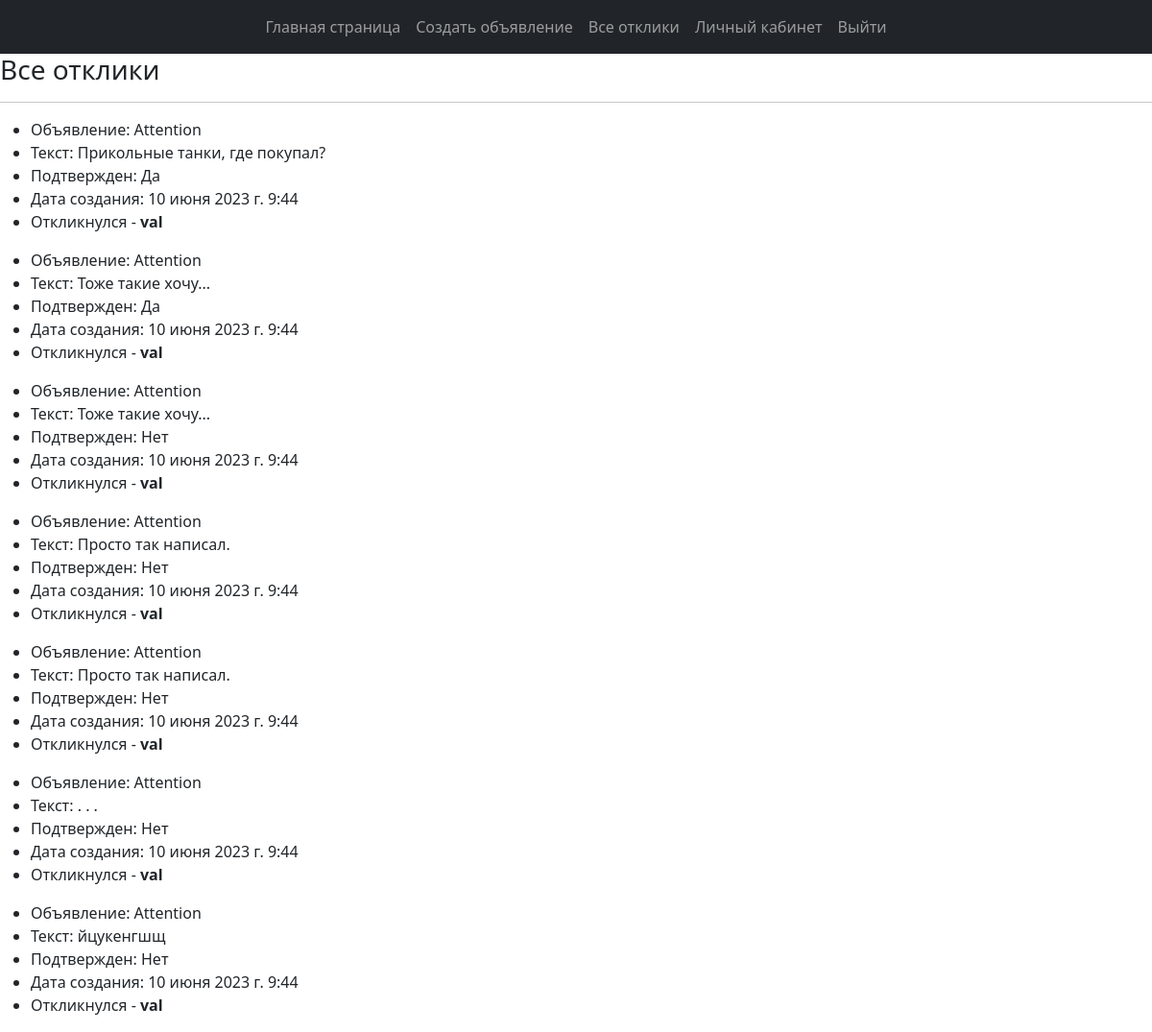
Page /posts/comments/ (signed in) on the committed database.
### usersapp/models.py (models this page shows, shortened)
class Comment(models.Model):
    author = models.ForeignKey(to=User, on_delete=models.CASCADE)
    post = models.ForeignKey(to=Post, on_delete=models.CASCADE)
    text = models.TextField()
    created = models.DateTimeField(auto_now_add=True)
    status = models.BooleanField(default=False)

class Post(models.Model):
    title = models.CharField(max_length=150)
    author = models.ForeignKey(to=User, on_delete=models.CASCADE)
    category = models.ForeignKey(to=Category, on_delete=models.CASCADE)
    description = models.TextField()
    created = models.DateTimeField(auto_now_add=True)
    updated = models.DateTimeField(auto_now=True)
    file_add = models.FileField(null=True, blank=True, upload_to="add_files")

class User(AbstractUser):
    image = models.ImageField(upload_to="users_images", blank=True, null=True)
    is_verified_email = models.BooleanField(default=False)
    email = models.EmailField(unique=True, blank=False)

### usersapp/views.py (the view)
# urls.py: path("comments/", CommentListView.as_view(), name="comments"),
class CommentListView(LoginRequiredMixin, ListView):
    model = Comment
    template_name = "usersapp/comments.html"
    context_object_name = "comments"
    def get_queryset(self):
        queryset = Comment.objects.filter(author=self.request.user)
        return queryset

### usersapp/templates/usersapp/comments.html (shortened to what this page needs)
{% extends 'usersapp/base.html' %}
{% block content %}
<h3>Все отклики</h3>
<hr>
{% if comments %}
{% for com in comments %}
<ul>
    <li>Объявление: {{ com.post.title }}</li>
    <li>Текст: {{ com.text }}</li>
    <li>
        {% if com.status %}
        Подтвержден: Да
        {% else %}
        Подтвержден: Нет
        {% endif %}
    </li>
    <li>Дата создания: {{ com.post.created }}</li>
    <li>Откликнулся - <strong>{{ com.post.author }}</strong></li>
</ul>
{% endfor %}
{% else %}
<p>Откликов нет</p>
{% endif %}
{% endblock %}

### rows in the picture
Comment: post "Attention", text "Прикольные танки, где покупал?", status "Подтвержден: Да", post.created "10 июня 2023 г. 9:44", post.author "val"
Comment: post "Attention", text "Тоже такие хочу...", status "Подтвержден: Да", post.created "10 июня 2023 г. 9:44", post.author "val"
Comment: post "Attention", text "Тоже такие хочу...", status "Подтвержден: Нет", post.created "10 июня 2023 г. 9:44", post.author "val"
Comment: post "Attention", text "Просто так написал.", status "Подтвержден: Нет", post.created "10 июня 2023 г. 9:44", post.author "val"
Comment: post "Attention", text "Просто так написал.", status "Подтвержден: Нет", post.created "10 июня 2023 г. 9:44", post.author "val"
Comment: post "Attention", text ". . .", status "Подтвержден: Нет", post.created "10 июня 2023 г. 9:44", post.author "val"
Comment: post "Attention", text "йцукенгшщ", status "Подтвержден: Нет", post.created "10 июня 2023 г. 9:44", post.author "val"
